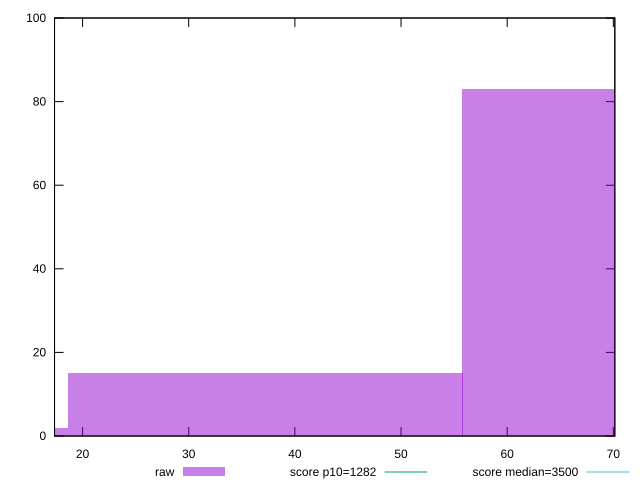

Recreate this plot in gnuplot.
reset

$raw <<EOF
74.38797783853828 83
37.19398891926914 15
0 2
EOF

set key outside below
set boxwidth 37.19398891926914
set xrange [17.36:70.14]
set yrange [0:100]
set trange [0:100]
set style fill transparent solid 0.5 noborder

set parametric
set terminal svg size 640, 490 enhanced background rgb 'white'
set output "reports/report_00031_2021-02-24T23-18-18.084Z/bootup-time/samples/agenda/raw/histogram.svg"

plot $raw title "raw" with boxes, \
     1282,t title "score p10=1282", \
     3500,t title "score median=3500"

reset
